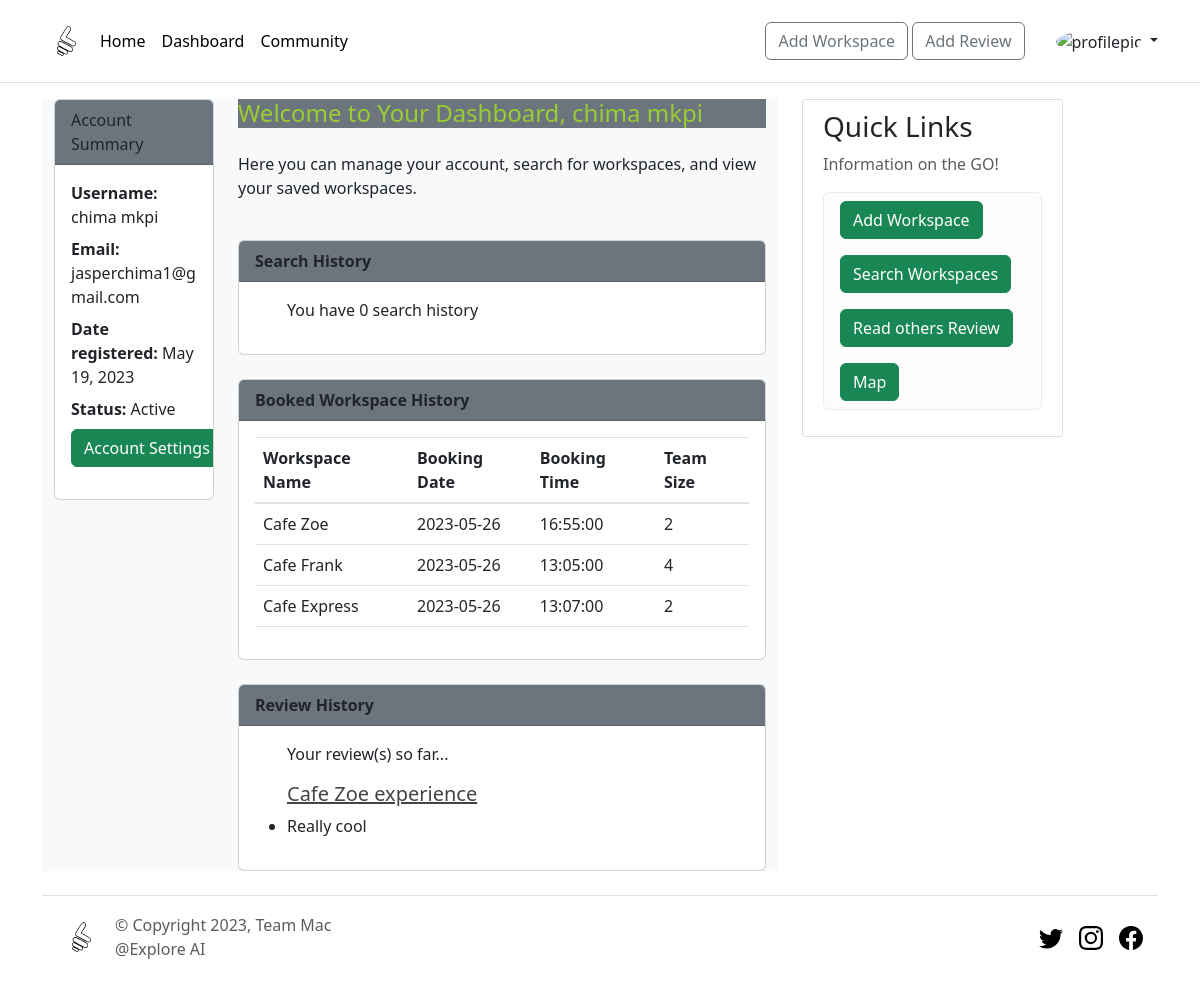
The app's page /dashboard (signed in) with its own data.
### backend_frontend/models.py (models this page shows, shortened)
class User(db.Model, UserMixin):
    id = db.Column(db.Integer, primary_key=True)
    username = db.Column(db.String(20), unique=True, nullable = False)
    email = db.Column(db.String(100), unique=True, nullable = False)
    password = db.Column(db.String(100), nullable = False)
    image_file = db.Column(db.String(20), nullable = False, default='default.jpeg')
    date = db.Column(db.DateTime, default=datetime.datetime.now())
    reviews = db.relationship('Review', backref='author', lazy=True)
    bookings = db.relationship('Booking', backref='user', lazy=True)

class Booking(db.Model):
    id = db.Column(db.Integer, primary_key=True)
    workspace_name = db.Column(db.String(100), nullable=False)
    username = db.Column(db.String(20), db.ForeignKey('user.username'), nullable=False)
    email = db.Column(db.String(100), nullable=False)
    phone = db.Column(db.String(20), nullable=False)
    booking_date = db.Column(db.Date, nullable=False)
    booking_time = db.Column(db.Time, nullable=False)
    team_size = db.Column(db.Integer, nullable=False)

class Review(db.Model):
    id = db.Column(db.Integer, primary_key=True)
    title = db.Column(db.String(100), nullable=False)
    date_reviewed = db.Column(db.DateTime, default=datetime.datetime.now())
    content = db.Column(db.Text, nullable=False)
    ratings = db.Column(db.Float, nullable=False, default=0)
    user_id = db.Column(db.Integer, db.ForeignKey('user.id'), nullable=False)

### backend_frontend/routes.py (the view)
@app.route("/dashboard")
@login_required
def dashboard():
    return render_template("dashboard.html", title='Dashboard')

### backend_frontend/models.py (called while the page is built)
@login_manager.user_loader
def load_user(user_id):
    return User.query.get(int(user_id))

### backend_frontend/templates/dashboard.html (shortened to what this page needs)
{% extends 'layouts/layout.html' %}
{% block content %}
<head><link href="https://cdn.jsdelivr.net/npm/bootstrap@5.3.0-alpha3/dist/css/bootstrap.min.css" rel="stylesheet">
</head>
<div class="container dashboard-container bg-light">
  <div class="row">
    <div class="col-md-3 mb-4">
      <div class="card">
        <div class="card-header bg-secondary custom-yellowgreen">
          Account Summary
        </div>
        <div class="card-body">
          <p class="mb-2"> <strong>Username:</strong> {{ current_user.username }}</p>
          <p class="mb-2"> <strong>Email:</strong> {{ current_user.email }}</p>
          <p class="mb-2"> <strong>Date registered:</strong> {{ current_user.date.strftime('%B %d, %Y') }}</p>
          <p class="mb-2"> <strong>Status:</strong> Active </p>
          <p><a href="{{ url_for('account') }}" class="btn btn-success";>Account Settings</a></p>
        </div>
      </div>
    </div><br>
    <div class="col-md-9">
      <h4 class="custom-yellowgreen mb-4 bg-secondary">Welcome to Your Dashboard, {{ current_user.username }}</h4>
      <p>Here you can manage your account, search for workspaces, and view your saved workspaces.</p>
      <br>
      <div class="card">
        <div class="card-header bg-secondary custom-yellowgreen">
        <strong>Search History</strong>
        </div>
        <div class="card-body">
          <ul>
            <p> You have 0 search history</p>
          </ul>
        </div>
      </div>
      <br>
      <div class="card">
        <div class="card-header bg-secondary custom-yellowgreen">
          <strong>Booked Workspace History</strong>
        </div>
        <div class="card-body">
          <table class="table">
            <thead>
              <tr>
                <th>Workspace Name</th>
                <th>Booking Date</th>
                <th>Booking Time</th>
                <th>Team Size</th>
              </tr>
            </thead>
            <tbody>
              {% for booking in current_user.bookings %}
              <tr>
                <td>{{ booking.workspace_name }}</td>
                <td>{{ booking.booking_date }}</td>
                <td>{{ booking.booking_time }}</td>
                <td>{{ booking.team_size }}</td>
              </tr>
              {% endfor %}
            </tbody>
          </table>
        </div>
      </div>
      <br>
      <div class="card">
        <div class="card-header bg-secondary custom-yellowgreen">
          <strong>Review History</strong>
        </div>
        <div class="card-body">
          <ul>
            <p>Your review(s) so far... </p>
            {% for review in current_user.reviews %}
            <h5><a class="article-title" href="{{ url_for('review', review_id=review.id) }}">{{ review.title }}</a></h5>
              <li>{{ review.content }}</li>
            {% endfor %}
          </ul>
        </div>
      </div>
    </div>
    </div>
  </div>
{% endblock %}

### backend_frontend/static/css/main.css (style rules this page uses)
body { background: #fafafa; color: #333333; margin-top: 5rem; margin: 10; padding: 0; }
.container { max-width: 100%; margin: 0 auto; padding: 0 20px; box-sizing: border-box; }
h1, h2, h3, h4, h5, h6 { color: #444444; }
a { color: yellowgreen; }
.article-title { color: #444444; }
.card { height: 200px; display: flex; }
.card-body { max-height: 400px; overflow-y: scroll; }
.custom-yellowgreen { color: yellowgreen; }

### records on screen
User: username "chima mkpi", email "jasperchima1@gmail.com", date "May 19, 2023"
Booking: workspace_name "Cafe Zoe", booking_date "2023-05-26", booking_time "16:55:00", team_size "2"
Booking: workspace_name "Cafe Frank", booking_date "2023-05-26", booking_time "13:05:00", team_size "4"
Booking: workspace_name "Cafe Express", booking_date "2023-05-26", booking_time "13:07:00", team_size "2"
Review: title "Cafe Zoe experience", content "Really cool"
